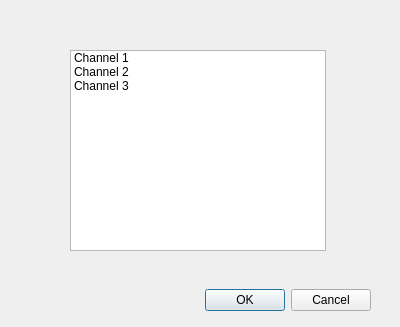
<?xml version="1.0" encoding="UTF-8"?>
<ui version="4.0">
 <class>RsaToolbox::getChannelDialog</class>
 <widget class="QDialog" name="RsaToolbox::getChannelDialog">
  <property name="geometry">
   <rect>
    <x>0</x>
    <y>0</y>
    <width>400</width>
    <height>327</height>
   </rect>
  </property>
  <property name="windowTitle">
   <string>Choose VNA channel...</string>
  </property>
  <widget class="QDialogButtonBox" name="buttonBox">
   <property name="geometry">
    <rect>
     <x>30</x>
     <y>284</y>
     <width>341</width>
     <height>32</height>
    </rect>
   </property>
   <property name="orientation">
    <enum>Qt::Horizontal</enum>
   </property>
   <property name="standardButtons">
    <set>QDialogButtonBox::Cancel|QDialogButtonBox::Ok</set>
   </property>
  </widget>
  <widget class="QListWidget" name="channelList">
   <property name="geometry">
    <rect>
     <x>70</x>
     <y>50</y>
     <width>256</width>
     <height>201</height>
    </rect>
   </property>
   <property name="editTriggers">
    <set>QAbstractItemView::NoEditTriggers</set>
   </property>
   <property name="selectionMode">
    <enum>QAbstractItemView::SingleSelection</enum>
   </property>
   <item>
    <property name="text">
     <string>Channel 1</string>
    </property>
   </item>
   <item>
    <property name="text">
     <string>Channel 2</string>
    </property>
   </item>
   <item>
    <property name="text">
     <string>Channel 3</string>
    </property>
   </item>
  </widget>
 </widget>
 <tabstops>
  <tabstop>channelList</tabstop>
  <tabstop>buttonBox</tabstop>
 </tabstops>
 <resources/>
 <connections>
  <connection>
   <sender>buttonBox</sender>
   <signal>accepted()</signal>
   <receiver>getChannelDialog</receiver>
   <slot>accept()</slot>
   <hints>
    <hint type="sourcelabel">
     <x>248</x>
     <y>254</y>
    </hint>
    <hint type="destinationlabel">
     <x>157</x>
     <y>274</y>
    </hint>
   </hints>
  </connection>
  <connection>
   <sender>buttonBox</sender>
   <signal>rejected()</signal>
   <receiver>getChannelDialog</receiver>
   <slot>reject()</slot>
   <hints>
    <hint type="sourcelabel">
     <x>316</x>
     <y>260</y>
    </hint>
    <hint type="destinationlabel">
     <x>286</x>
     <y>274</y>
    </hint>
   </hints>
  </connection>
 </connections>
</ui>
